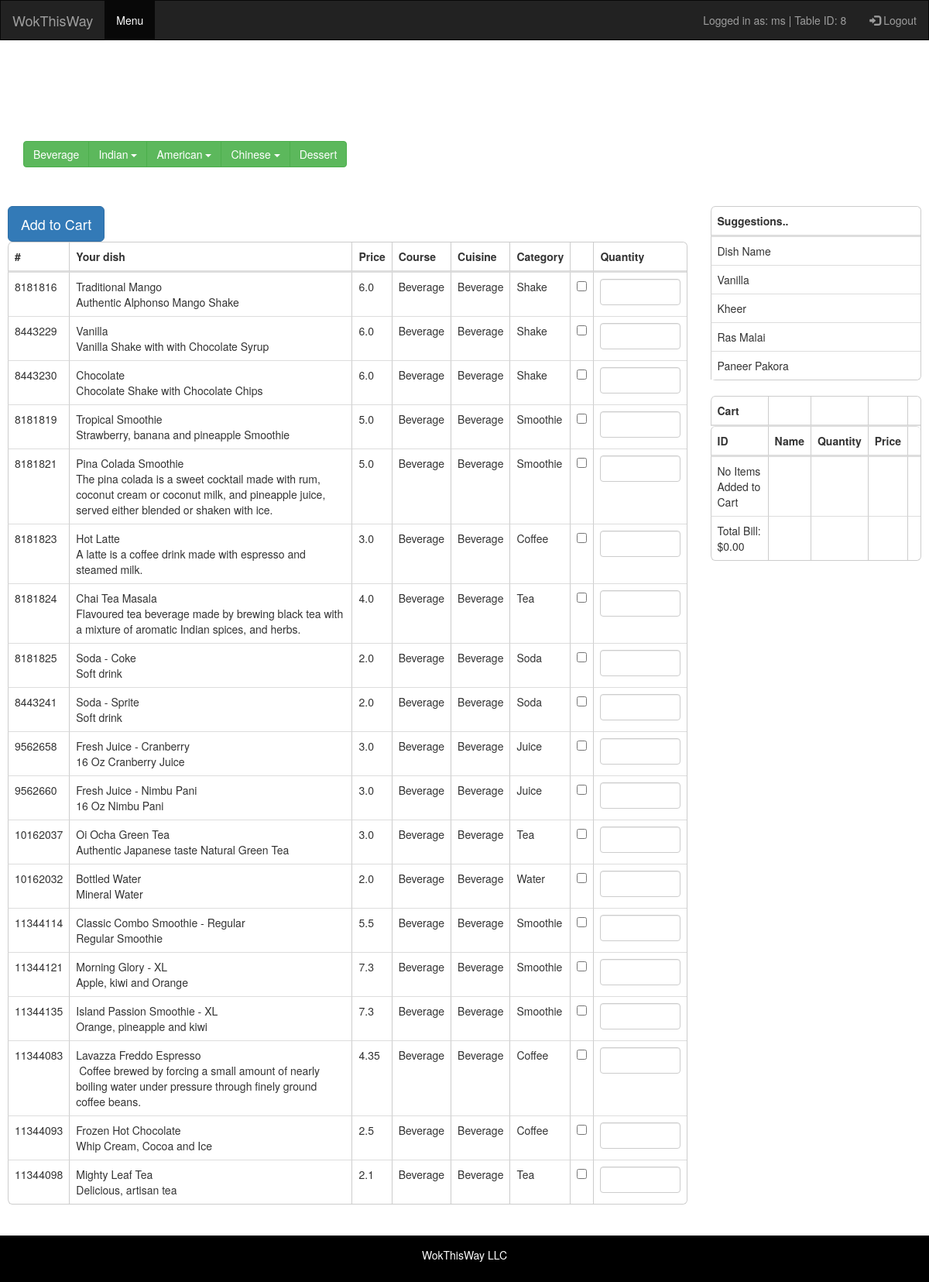
/beverage/ (signed in), run on the app's committed database.
### restaurantmanagementsystem/models.py (models this page shows, shortened)
class Food(models.Model):
	ID=models.BigIntegerField(primary_key=True)
	name=models.CharField(max_length=50)
	description=models.CharField(max_length=300)
	price=models.FloatField()
	course=models.CharField(max_length=50)
	cuisine=models.CharField(max_length=50)
	category=models.CharField(max_length=50)

### restaurantmanagementsystem/views.py (the view)
# urls.py: url(r'^beverage/$',views.beverage_menu, name = 'beverage'),
def beverage_menu(request):
    username=request.session['username']
    tableid=request.session['tableid']
    global cart
    food_list = Food.objects.filter(cuisine = 'Beverage')
    bill = total_bill()
    recommendation = get_recommedations()
    return render(request,'restaurantmanagementsystem/menu.html',{'food_list':food_list,'cart':cart,'bill':bill,'username':username,'recommendation':recommendation,'tableid':tableid})

### restaurantmanagementsystem/views.py (called while the page is built)
def total_bill():
    global cart
    totalprice =0
    for item in cart:
        totalprice += item.get_price()
    return "{0:.2f}".format(totalprice)

def get_recommedations():
    recommendation=dict()
    foodFreq = Order.objects.values_list('food').annotate(Count('food'))
    for food,freq in foodFreq:
        name = Food.objects.values_list('name', flat = 'True').get(ID= food)
        recommendation[name]= freq
    recommendationSorted =sorted(recommendation.items(), key=lambda x: x[1])
    lenght = len(recommendationSorted)
    if(lenght>4):
        recommendationSorted = recommendationSorted[lenght-4:lenght]
    return reversed(recommendationSorted)

### restaurantmanagementsystem/templates/restaurantmanagementsystem/menu.html (shortened to what this page needs)
<!DOCTYPE html>
<html lang="en">
<head>
  <link rel="stylesheet" href="https://maxcdn.bootstrapcdn.com/bootstrap/3.3.7/css/bootstrap.min.css">
      {% load staticfiles %}
      /*{% load staticfiles %}
</head>
<body>
<nav class="navbar navbar-inverse">
  <div class="container-fluid">
    <div class="navbar-header">
      <a class="navbar-brand" href="#">WokThisWay</a>
    </div>
    <ul class="nav navbar-nav">
      <li class="active"><a href="{% url 'guest_menu_page' %}">Menu</a></li>
    </ul>
    <ul class="nav navbar-nav navbar-right">
      <li><span class="navbar-text">Logged in as: {{ username }} | Table ID: {{tableid}}</span></li>
      <li><a href="{% url 'logout' %}"><span class="glyphicon glyphicon-log-in"></span> Logout</a></li>
    </ul>
  </div>
</nav>
<div class="container" text-align:center>
  <h1>Wok this Way!</h1>
  <p>One stop solution for quick meals..</p>
  <p>Easy ordering and take away system</p>
</div>
<div class="container">
  <div class = "btn-group">
    <a href="{% url 'beverage' %}" style="color: white;" class="btn btn-success">Beverage</a>
    <div class="btn-group">
      <button type="button" class="btn btn-success dropdown-toggle" data-toggle="dropdown">Indian <span class="caret"></span></button>
    </div>
    <div class="btn-group">
      <button type="button" class="btn btn-success dropdown-toggle" data-toggle="dropdown">American <span class="caret"></span></button>
    </div>
    <div class="btn-group">
      <button type="button" class="btn btn-success dropdown-toggle" data-toggle="dropdown">Chinese <span class="caret"></span></button>
    </div>
    <a href="{% url 'dessert' %}" style="color: white;" class="btn btn-success">Dessert</a>
  </div>
</div>
  <br><br>
<div class="row" style="background-color: rgba(255,255,255,0.7); padding: 10px 10px 10px 10px; margin-bottom: 20px;">
  <div class="col-sm-9" style="margin-bottom: 30px">
    <form action="{% url 'add_to_cart'%}" method="POST">
  <div class="table-responsive">
  <table class="table table-hover table-curved">
    <thead class="thead-inverse">
      <tr>
        <th>#</th>
        <th>Your dish</th>
        <th>Price</th>
        <th>Course</th>
        <th>Cuisine</th>
        <th>Category</th>
        <th></th>
        <th>Quantity</th>
      </tr>
    </thead>
    <tbody>
      {% if food_list %}
      {% for food in food_list %}
      <tr>
        <td>{{food.ID}}</td>
        <td>{{food.name}} <br>{{food.description}}</td>
        <td>{{food.price}}</td>
        <td>{{food.course}}</td>
        <td>{{food.cuisine}}</td>
        <td>{{food.category}}</td>
    <td class="vcenter"><input type="checkbox" name = "food" id="{{food.ID}}" value= "{{food.ID}}"/></td>
    <td>
    <input type="number" class="form-control" name = "quantity" id="{{food.ID}}"   min="1" >
    </td>
      </tr>
      {%endfor%}
    <button type="submit" class="btn btn-primary btn-lg">Add to Cart</button>
    <br>
    {%endif%}
    </tbody>
  </table>
</div></form></div>
  <div class="col-sm-3">
  <div class="table-responsive">
  <table class="table table-hover table-curved">
    <thead>
      <tr><th>Suggestions..</th></tr>
      {%if recommendation%}
      <tr>
        <td>Dish Name</td>
    </tr>
      {% for k,v in recommendation%}
      <tr>
        <td>{{k}}</td>
    </tr>
    {%endfor%}
    {% else %}
    <tr>
      <td>No Suggestions to Show</td>
    </tr>
    {%endif%}
    </table>
  </div>
  <form action="{% url 'cart_transaction'%}" method="POST">
  <div class="table-responsive">
  <table class="table table-hover table-curved">
    <thead>
      <tr>
        <th>Cart</th>
        <th><br/></th>
        <th><br/></th>
        <th><br/></th>
        <th><br/></th>
      </tr>
      <tr>
        <th>ID</th>
        <th>Name</th>
        <th>Quantity</th>
        <th>Price</th>
        <th><br/></th>
      </tr>
    </thead>
    <tbody>
      {%if cart%}
      {%for item in cart%}
    <tr><td>{{item.get_id}}</td>
      <td>{{item.get_name}}</td>
    <td>{{item.get_qty}}</td>
    <td>{{item.get_price}}</td>
    <td><input type="checkbox" name = "remove_check" id="" value= "{{item.get_id}}"/></td>
  </tr>
  {%endfor%}
  <tr><button type="submit" class="btn btn-md btn-primary" style="margin-right: 5px; margin-bottom: 10px;" name = "order" >Order</button>
    <button type="submit" class="btn btn-md btn-primary" name = "remove" style="margin-left: 5px; margin-bottom: 10px;">Remove</button> </tr>
    </tbody>
    {%else%}
    <tr>
    <td>No Items Added to Cart</td>
    <td> </td>
    <td> </td>
    <td> </td>
    <td> </td>
  </tr>
    {%endif%}
  <tr>
    <td>Total Bill: ${{bill}}</td>
    <td> </td>
    <td> </td>
    <td> </td>
    <td> </td>
  </tr>
</table>
  </div>
</form>
  </div>
</div>
<br>
<div class="navbar navbar-fixed-bottom">
  <footer class="container-fluid text-center">
    <p>WokThisWay LLC</p>
  </footer>
</div>
</body>
</html>

### data on the page
Food: ID "8181816", name "Traditional Mango", description "Authentic Alphonso Mango Shake", price "6.0", course "Beverage", cuisine "Beverage", category "Shake"
Food: ID "8443229", name "Vanilla", description "Vanilla Shake with with Chocolate Syrup", price "6.0", course "Beverage", cuisine "Beverage", category "Shake"
Food: ID "8443230", name "Chocolate", description "Chocolate Shake with Chocolate Chips", price "6.0", course "Beverage", cuisine "Beverage", category "Shake"
Food: ID "8181819", name "Tropical Smoothie", description "Strawberry, banana and pineapple Smoothie", price "5.0", course "Beverage", cuisine "Beverage", category "Smoothie"
Food: ID "8181821", name "Pina Colada Smoothie", description "The pina colada is a sweet cocktail made with rum, coconut cream or coconut milk, and pineapple juice, served either blended or shaken with ice.", price "5.0", course "Beverage", cuisine "Beverage", category "Smoothie"
Food: ID "8181823", name "Hot Latte", description "A latte is a coffee drink made with espresso and steamed milk.", price "3.0", course "Beverage", cuisine "Beverage", category "Coffee"
Food: ID "8181824", name "Chai Tea Masala", description "Flavoured tea beverage made by brewing black tea with a mixture of aromatic Indian spices, and herbs.", price "4.0", course "Beverage", cuisine "Beverage", category "Tea"
Food: ID "8181825", name "Soda - Coke", description "Soft drink", price "2.0", course "Beverage", cuisine "Beverage", category "Soda"
Food: ID "8443241", name "Soda - Sprite", description "Soft drink", price "2.0", course "Beverage", cuisine "Beverage", category "Soda"
Food: ID "9562658", name "Fresh Juice - Cranberry", description "16 Oz Cranberry Juice", price "3.0", course "Beverage", cuisine "Beverage", category "Juice"
Food: ID "9562660", name "Fresh Juice - Nimbu Pani", description "16 Oz Nimbu Pani", price "3.0", course "Beverage", cuisine "Beverage", category "Juice"
Food: ID "10162037", name "Oi Ocha Green Tea", description "Authentic Japanese taste Natural Green Tea", price "3.0", course "Beverage", cuisine "Beverage", category "Tea"
Food: ID "10162032", name "Bottled Water", description "Mineral Water", price "2.0", course "Beverage", cuisine "Beverage", category "Water"
Food: ID "11344114", name "Classic Combo Smoothie - Regular", description "Regular Smoothie", price "5.5", course "Beverage", cuisine "Beverage", category "Smoothie"
Food: ID "11344121", name "Morning Glory - XL", description "Apple, kiwi and Orange", price "7.3", course "Beverage", cuisine "Beverage", category "Smoothie"
Food: ID "11344135", name "Island Passion Smoothie - XL", description "Orange, pineapple and kiwi", price "7.3", course "Beverage", cuisine "Beverage", category "Smoothie"
Food: ID "11344083", name "Lavazza Freddo Espresso", description "Coffee brewed by forcing a small amount of nearly boiling water under pressure through finely ground coffee beans.", price "4.35", course "Beverage", cuisine "Beverage", category "Coffee"
Food: ID "11344093", name "Frozen Hot Chocolate", description "Whip Cream, Cocoa and Ice", price "2.5", course "Beverage", cuisine "Beverage", category "Coffee"
Food: ID "11344098", name "Mighty Leaf Tea", description "Delicious, artisan tea", price "2.1", course "Beverage", cuisine "Beverage", category "Tea"

### other printed values
{{ username }} "ms"
{{ tableid }} "8"
{{ k }} "Vanilla" "Kheer" "Ras Malai" "Paneer Pakora"
{{ bill }} "0.00"
